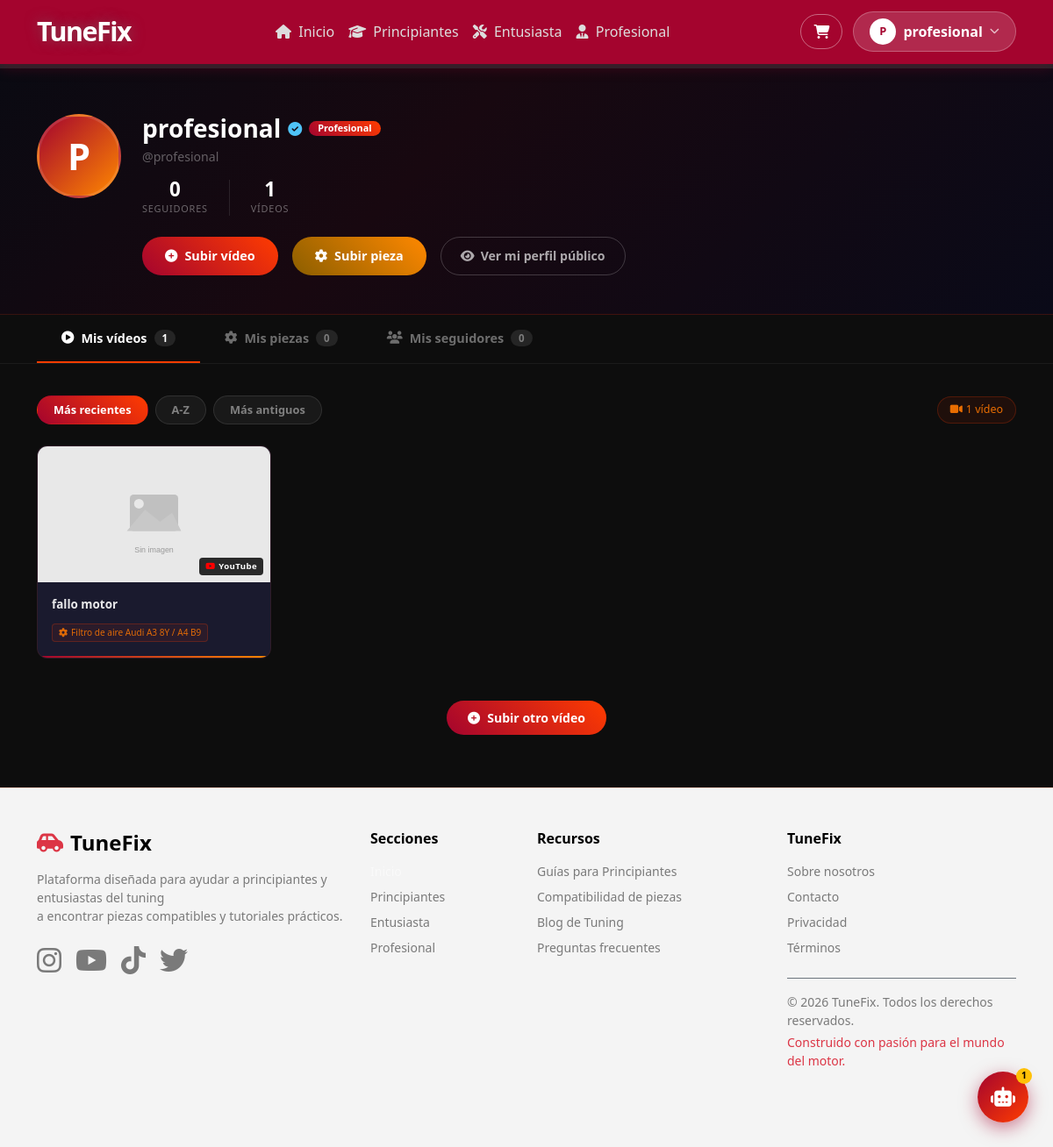
The app's page /mi-canal.php (signed in) with its own data.
### tables this page shows
CREATE TABLE `usuario` (
  `id` int(11) NOT NULL,
  `nombre` varchar(100) NOT NULL,
  `email` varchar(150) NOT NULL,
  `contrasenia` varchar(255) NOT NULL,
  `rol` enum('principiante','entusiasta','profesional') NOT NULL DEFAULT 'principiante',
  `token_verificacion` varchar(64) DEFAULT NULL,
  `email_verificado` tinyint(1) NOT NULL DEFAULT 1
);

CREATE TABLE `tutorial` (
  `id` int(11) NOT NULL,
  `usuario_id` int(11) DEFAULT NULL,
  `pieza_id` int(11) DEFAULT NULL,
  `motorizacion_id` int(11) DEFAULT NULL,
  `titulo` varchar(255) NOT NULL,
  `imagen` varchar(500) DEFAULT NULL,
  `youtube_id` varchar(50) DEFAULT NULL
);

CREATE TABLE `pieza` (
  `id` int(11) NOT NULL,
  `referencia` varchar(50) NOT NULL,
  `nombre` varchar(100) NOT NULL,
  `descripcion` text DEFAULT NULL,
  `imagen` varchar(255) NOT NULL,
  `url` varchar(255) DEFAULT NULL,
  `proveedor_id` int(11) DEFAULT NULL,
  `categoria` varchar(100) DEFAULT NULL,
  `estado_pieza` enum('nueva','usada_buena','usada_desgaste') DEFAULT 'nueva',
  `precio` decimal(10,2) DEFAULT 0.00,
  `stock` int(11) DEFAULT 0,
  `garantia` varchar(50) DEFAULT 'Sin garantía',
  `activa` tinyint(1) DEFAULT 1,
  `created_at` timestamp NOT NULL DEFAULT current_timestamp(),
  `subido_por` int(11) DEFAULT NULL
);

### controllers/MiCanalController.php (called while the page is built, shortened)
<?php
require_once __DIR__ . '/../models/UsuarioModel.php';
require_once __DIR__ . '/../models/TutorialModel.php';
class MiCanalController
{
    public function index(): void
    {
        $miId    = (int) $_SESSION['usuario_id'];
        $orden   = in_array($_GET['orden'] ?? '', ['recientes', 'populares', 'antiguos'])
                     ? $_GET['orden'] : 'recientes';
        $usuarioModel    = new UsuarioModel();
        $tutorialModel   = new TutorialModel();
        $miUsuario       = $usuarioModel->getById($miId);
        $tutoriales      = $tutorialModel->getByUsuario($miId, $orden);
        $data = compact(
            'miUsuario', 'tutoriales', 'seguidores', 'piezas',
            'totalVideos', 'totalSeguidores', 'totalPiezas',
            'miId', 'handle', 'tab', 'orden', 'titulo'
        );
        $this->render('mi-canal/index', $data);
    }
    private function render(string $vista, array $data = []): void
    {
        extract($data);
        require_once __DIR__ . '/../views/layouts/header.php';
        require_once __DIR__ . '/../views/' . $vista . '.php';
        require_once __DIR__ . '/../views/layouts/footer.php';
    }
}

### mi-canal.php (called while the page is built, shortened)
<?php
require_once __DIR__ . '/controllers/MiCanalController.php';
$controller = new MiCanalController();
$controller->index();

### models/UsuarioModel.php (called while the page is built, shortened)
<?php
require_once __DIR__ . '/../config/Database.php';
class UsuarioModel
{
    private PDO $pdo;
    public function __construct()
    {
        $this->pdo = Database::getConnection();
    }
    public function getById(int $id): array|false
    {
        $stmt = $this->pdo->prepare(
            "SELECT id, nombre, email, rol, email_verificado FROM usuario WHERE id = ? LIMIT 1"
        );
        $stmt->execute([$id]);
        return $stmt->fetch() ?: false;
    }
}

### config/Database.php (called while the page is built)
<?php
class Database
{
    private static ?PDO $instance = null;
    private static string $host = 'localhost';
    private static string $dbname = 'tunefix';
    private static string $username = 'root';
    private static string $password = '';
    public static function getConnection(): PDO
    {
        if (self::$instance === null) {
            try {
                self::$instance = new PDO(
                    "mysql:host=" . self::$host . ";dbname=" . self::$dbname . ";charset=utf8mb4",
                    self::$username,
                    self::$password
                );
                self::$instance->setAttribute(PDO::ATTR_ERRMODE, PDO::ERRMODE_EXCEPTION);
                self::$instance->setAttribute(PDO::ATTR_DEFAULT_FETCH_MODE, PDO::FETCH_ASSOC);
            } catch (PDOException $e) {
                die("Error de conexión a la base de datos: " . $e->getMessage());
            }
        }
        return self::$instance;
    }
}

### models/TutorialModel.php (called while the page is built, shortened)
<?php
require_once __DIR__ . '/../config/Database.php';
class TutorialModel {
    private PDO $pdo;
    public function __construct() {
        $this->pdo = Database::getConnection();
    }
    public function getByUsuario(int $usuarioId, string $orden = 'recientes'): array
    {
        $orderBy = match($orden) {
            'antiguos'  => 't.id ASC',
            'populares' => 't.titulo ASC',
            default     => 't.id DESC',
        };
        $stmt = $this->pdo->prepare(
            "SELECT t.id, t.titulo, t.imagen, t.youtube_id, t.pieza_id, p.nombre AS pieza_nombre
             FROM tutorial t
             LEFT JOIN pieza p ON t.pieza_id = p.id
             WHERE t.usuario_id = ?
             ORDER BY {$orderBy}"
        );
        $stmt->execute([$usuarioId]);
        return $stmt->fetchAll();
    }
}

### views/mi-canal/index.php (the view, shortened to what this page needs)
<section class="canal-banner">
  <div class="container">
    <div class="d-flex flex-column flex-md-row align-items-center align-items-md-start gap-4">
      <div class="canal-avatar">
        <?= mb_strtoupper(mb_substr(htmlspecialchars($miUsuario['nombre']), 0, 1)) ?>
      </div>
      <div class="flex-grow-1 text-center text-md-start">
        <div class="d-flex align-items-center gap-2 justify-content-center justify-content-md-start flex-wrap mb-1">
          <h2 class="text-white fw-bold mb-0 fs-3"><?= htmlspecialchars($miUsuario['nombre']) ?></h2>
          <?php if ($miUsuario['email_verificado']): ?>
            <span class="canal-verificado" title="Verificado"><i class="fas fa-circle-check"></i></span>
          <?php endif; ?>
          <span class="badge" style="background:linear-gradient(45deg,#a4042e,#ff3c00);font-size:0.68rem;border-radius:50px;padding:3px 10px;">
            Profesional
          </span>
        </div>
        <div class="mb-3" style="color:rgba(255,255,255,0.35);font-size:0.88rem;">@<?= htmlspecialchars($handle) ?></div>
        <div class="d-flex gap-4 justify-content-center justify-content-md-start align-items-center mb-4">
          <div class="text-center">
            <div class="canal-stat-val"><?= $totalSeguidores ?></div>
            <div class="canal-stat-label">Seguidores</div>
          </div>
          <div class="text-center">
            <div class="canal-stat-val"><?= $totalVideos ?></div>
            <div class="canal-stat-label">Vídeos</div>
          </div>
        </div>
        <div class="d-flex gap-3 justify-content-center justify-content-md-start flex-wrap">
          <a href="subir-video.php" class="btn-subir-video">
            <i class="fas fa-plus-circle"></i> Subir vídeo
          </a>
          <a href="subir-pieza.php"
             style="background:linear-gradient(45deg,#8b5e00,#ff8800);border:none;color:#fff;font-weight:700;border-radius:50px;padding:10px 26px;font-size:0.9rem;transition:all .25s ease;text-decoration:none;display:inline-flex;align-items:center;gap:8px;">
            <i class="fas fa-cog"></i> Subir pieza
          </a>
          <a href="perfil-usuario.php?id=<?= $miId ?>" class="btn-ver-perfil">
            <i class="fas fa-eye"></i> Ver mi perfil público
          </a>
        </div>
      </div>
    </div>
  </div>
</section>
<div class="canal-tabs-bar">
  <div class="container d-flex">
    <a href="mi-canal.php?tab=videos"
       class="canal-tab <?= $tab === 'videos' ? 'activo' : '' ?>">
      <i class="fas fa-play-circle"></i>
      Mis vídeos
      <span style="background:rgba(255,255,255,0.1);border-radius:50px;padding:1px 9px;font-size:0.72rem;"><?= $totalVideos ?></span>
    </a>
    <a href="mi-canal.php?tab=piezas"
       class="canal-tab <?= $tab === 'piezas' ? 'activo' : '' ?>">
      <i class="fas fa-cog"></i>
      Mis piezas
      <span style="background:rgba(255,255,255,0.1);border-radius:50px;padding:1px 9px;font-size:0.72rem;"><?= $totalPiezas ?></span>
    </a>
    <a href="mi-canal.php?tab=seguidores"
       class="canal-tab <?= $tab === 'seguidores' ? 'activo' : '' ?>">
      <i class="fas fa-users"></i>
      Mis seguidores
      <span style="background:rgba(255,255,255,0.1);border-radius:50px;padding:1px 9px;font-size:0.72rem;"><?= $totalSeguidores ?></span>
    </a>
  </div>
</div>
<section class="canal-content">
  <div class="container">
    <?php if ($tab === 'videos'): ?>
    <div class="d-flex flex-column flex-sm-row align-items-start align-items-sm-center justify-content-between gap-3 mb-4">
      <div class="d-flex gap-2 flex-wrap">
        <?php foreach (['recientes' => 'Más recientes', 'populares' => 'A-Z', 'antiguos' => 'Más antiguos'] as $k => $lbl): ?>
          <a href="mi-canal.php?tab=videos&orden=<?= $k ?>"
             class="btn-filtro-canal <?= $orden === $k ? 'activo' : '' ?>">
            <?= $lbl ?>
          </a>
        <?php endforeach; ?>
      </div>
      <span class="badge-cnt"><i class="fas fa-video me-1"></i><?= $totalVideos ?> vídeo<?= $totalVideos !== 1 ? 's' : '' ?></span>
    </div>
    <?php if (empty($tutoriales)): ?>
      <div class="text-center py-5">
        <i class="fas fa-video-slash fa-4x empty-dark mb-4 d-block"></i>
        <h5 class="text-white-50">Aún no has subido ningún vídeo</h5>
        <p class="text-white-50 mb-4" style="font-size:0.88rem;">Comparte tu conocimiento con la comunidad de TuneFix.</p>
        <a href="subir-video.php" class="btn-subir-video" style="font-size:0.88rem;padding:9px 24px;">
          <i class="fas fa-plus-circle"></i> Subir primer vídeo
        </a>
      </div>
    <?php else: ?>
      <div class="row g-3">
        <?php foreach ($tutoriales as $t):
          $ytId  = $t['youtube_id'] ?? '';
          $thumb = $ytId
            ? "https://img.youtube.com/vi/{$ytId}/hqdefault.jpg"
            : (!empty($t['imagen']) ? $t['imagen'] : 'public/img/no-image.svg');
          $pieza = $t['pieza_nombre'] ?? 'General';
        ?>
          <div class="col-6 col-md-4 col-lg-3">
            <div class="card-video-canal"
                 onclick="verVideoCanal('<?= htmlspecialchars($ytId, ENT_QUOTES) ?>', '<?= htmlspecialchars($t['titulo'], ENT_QUOTES) ?>')">
              <div class="img-wrap">
                <img src="<?= htmlspecialchars($thumb) ?>"
                     alt="<?= htmlspecialchars($t['titulo']) ?>"
                     onerror="this.src='public/img/no-image.svg'">
                <div class="play-overlay-canal">
                </div>
                <?php if ($ytId): ?>
                  <div class="yt-badge-canal"><i class="fab fa-youtube" style="color:#ff0000;"></i> YouTube</div>
                <?php endif; ?>
              </div>
              <div class="p-3">
                <div class="video-title-canal mb-2"><?= htmlspecialchars($t['titulo']) ?></div>
                <span class="badge-pieza-canal"><i class="fas fa-cog me-1"></i><?= htmlspecialchars($pieza) ?></span>
              </div>
              <div class="video-acento-canal"></div>
            </div>
          </div>
        <?php endforeach; ?>
      </div>
      <div class="text-center mt-5">
        <a href="subir-video.php" class="btn-subir-video" style="font-size:0.88rem;padding:9px 24px;">
          <i class="fas fa-plus-circle"></i> Subir otro vídeo
        </a>
      </div>
    <?php endif; ?>
    <?php endif; ?>
  </div>
</section>

### views/mi-canal/index.php (style rules this page uses)
.canal-banner { background: linear-gradient(135deg, #0a0a12 0%, #180810 40%, #0a0a18 100%); border-bottom: 1px solid rgba(255, 60, 0, 0.18); padding: 52px 0 44px; }
.canal-avatar { width: 96px; height: 96px; background: linear-gradient(135deg, #a4042e, #ff8800); border-radius: 50%; display: flex; align-items: center; justify-content: center; font-size: 2.6rem; font-weight: 800; color: #fff; border: 3px solid rgba(255, 255, 255, 0.12); flex-shrink: 0; user-select: none; }
.canal-stat-val { font-size: 1.4rem; font-weight: 700; color: #fff; line-height: 1; }
.canal-stat-label { font-size: 0.68rem; color: rgba(255,255,255,0.38); text-transform: uppercase; letter-spacing: 0.8px; margin-top: 3px; }
.btn-subir-video { background: linear-gradient(45deg, #a4042e, #ff3c00); border: none; color: #fff; font-weight: 700; border-radius: 50px; padding: 10px 26px; font-size: 0.9rem; transition: all 0.25s ease; text-decoration: none; display: inline-flex; align-items: center; gap: 8px; }
.btn-ver-perfil { border: 1px solid rgba(255,255,255,0.2); color: rgba(255,255,255,0.65); border-radius: 50px; padding: 10px 22px; font-size: 0.88rem; font-weight: 600; text-decoration: none; transition: all 0.2s ease; display: inline-flex; align-items: center; gap: 7px; }
.canal-verificado { color: #4fc3f7; font-size: 1rem; }
.canal-tabs-bar { background: #0d0d0d; border-bottom: 1px solid rgba(255,255,255,0.06); position: sticky; top: 78px; z-index: 10; }
.canal-tab { display: inline-flex; align-items: center; gap: 8px; padding: 16px 28px; font-size: 0.9rem; font-weight: 600; color: rgba(255,255,255,0.4); text-decoration: none; border-bottom: 2px solid transparent; transition: all 0.2s ease; }
.canal-tab.activo { color: #fff; border-bottom-color: #ff3c00; }
.canal-content { background: #0d0d0d; padding: 36px 0 60px; flex: 1; }
.btn-filtro-canal { background: rgba(255,255,255,0.05); border: 1px solid rgba(255,255,255,0.1); color: rgba(255,255,255,0.45); border-radius: 50px; padding: 6px 18px; font-size: 0.8rem; font-weight: 600; text-decoration: none; transition: all 0.2s ease; display: inline-block; }
.btn-filtro-canal.activo { background: linear-gradient(45deg, #a4042e, #ff3c00); border-color: transparent; color: #fff; }
.card-video-canal { background: #1a1a2e; border: 1px solid rgba(255,60,0,0.1); border-radius: 12px; overflow: hidden; transition: all 0.3s ease; cursor: pointer; height: 100%; }
.card-video-canal .img-wrap { position: relative; overflow: hidden; }
.card-video-canal .img-wrap img { width: 100%; height: 155px; object-fit: cover; display: block; transition: transform 0.35s ease; }
.play-overlay-canal { position: absolute; inset: 0; background: rgba(0,0,0,0); display: flex; align-items: center; justify-content: center; transition: background 0.3s ease; }
.yt-badge-canal { position: absolute; bottom: 8px; right: 8px; background: rgba(0,0,0,0.82); color: #fff; font-size: .6rem; font-weight: 700; letter-spacing: .4px; padding: 3px 7px; border-radius: 4px; display: flex; align-items: center; gap: 4px; }
.video-title-canal { color: rgba(255,255,255,0.9); font-size: 0.84rem; font-weight: 600; line-height: 1.4; display: -webkit-box; -webkit-line-clamp: 2; -webkit-box-orient: vertical; overflow: hidden; }
.badge-pieza-canal { background: rgba(255,60,0,0.08); border: 1px solid rgba(255,60,0,0.25); color: rgba(255,120,0,0.85); font-size: 0.63rem; border-radius: 4px; padding: 2px 7px; display: inline-block; }
.video-acento-canal { height: 2px; background: linear-gradient(90deg,#a4042e,#ff8800); }
.badge-cnt { background: rgba(255,60,0,0.08); border: 1px solid rgba(255,60,0,0.22); color: rgba(255,120,0,0.9); font-size: 0.78rem; padding: 5px 14px; border-radius: 50px; }

### records on screen
usuario: nombre "P", nombre "profesional", email_verificado "1"
tutorial: youtube_id "YouTube", titulo "fallo motor", pieza.nombre "Filtro de aire Audi A3 8Y / A4 B9"

### other values on screen
$inicialNav "P"
$nombreNav "profesional"
$handle "profesional"
$totalSeguidores "0"
$totalPiezas "0"
$lbl "Más recientes"
$lbl "A-Z"
$lbl "Más antiguos"
